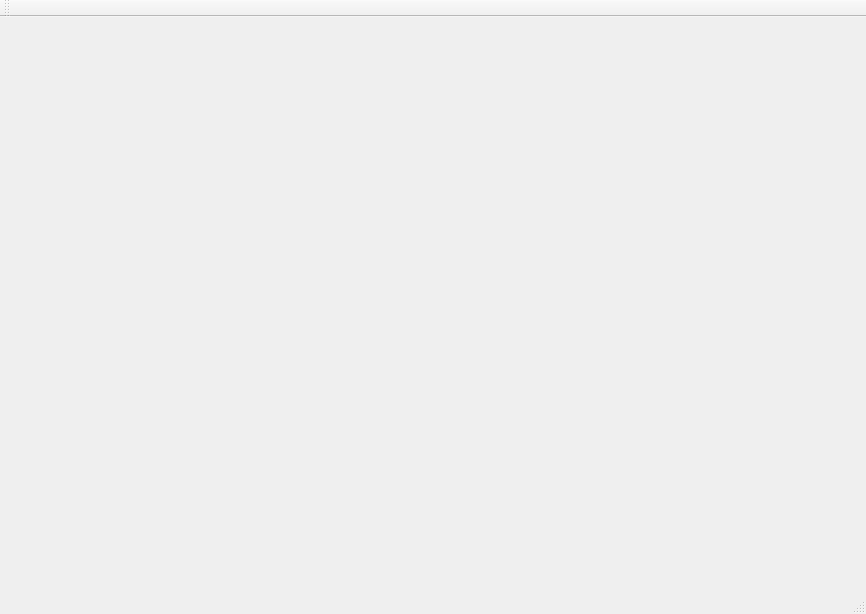
<?xml version="1.0" encoding="UTF-8"?>
<ui version="4.0">
 <class>MainWindow</class>
 <widget class="QMainWindow" name="MainWindow">
  <property name="geometry">
   <rect>
    <x>0</x>
    <y>0</y>
    <width>866</width>
    <height>614</height>
   </rect>
  </property>
  <property name="windowTitle">
   <string>MainWindow</string>
  </property>
  <widget class="QWidget" name="centralWidget">
   <widget class="QCustomPlot" name="customPlot" native="true">
    <property name="geometry">
     <rect>
      <x>0</x>
      <y>0</y>
      <width>861</width>
      <height>561</height>
     </rect>
    </property>
   </widget>
  </widget>
  <widget class="QMenuBar" name="menuBar">
   <property name="geometry">
    <rect>
     <x>0</x>
     <y>0</y>
     <width>866</width>
     <height>26</height>
    </rect>
   </property>
  </widget>
  <widget class="QToolBar" name="mainToolBar">
   <attribute name="toolBarArea">
    <enum>TopToolBarArea</enum>
   </attribute>
   <attribute name="toolBarBreak">
    <bool>false</bool>
   </attribute>
  </widget>
  <widget class="QStatusBar" name="statusBar"/>
 </widget>
 <layoutdefault spacing="6" margin="11"/>
 <customwidgets>
  <customwidget>
   <class>QCustomPlot</class>
   <extends>QWidget</extends>
   <header>qcustomplot.h</header>
   <container>1</container>
  </customwidget>
 </customwidgets>
 <resources/>
 <connections/>
</ui>
